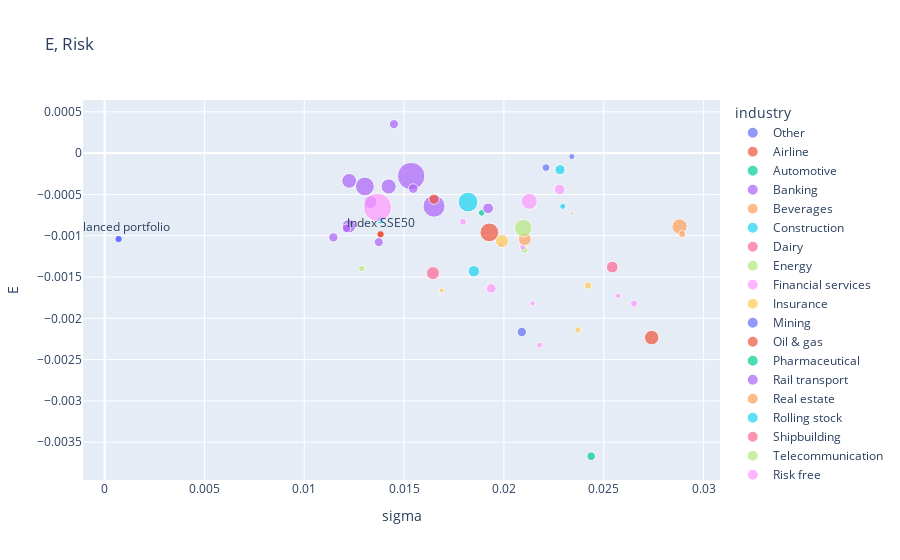

The cell this chart's notebook holds for it:
### Code cell
fig = px.scatter(stocks_stat, x="sigma", y="E", hover_data=["names"], color="industry",title="E, Risk", size="mean_vol")

E_balanced = stocks_stat['E'].mean()
sigma_balanced = abs(np.sqrt(np.cov(stocks_stat['mean_log_R'])))
vol_balanced = stocks_stat['mean_vol'].mean()

fig.add_trace(go.Scatter(
    x=[sigma_balanced],
    y=[E_balanced],
    mode="markers+text",
    #name="index",
    text='Balanced portfolio',
    textposition="top center"
))
fig.add_trace(go.Scatter(
    x=stocks_stat[stocks_stat.names == 'Index']['sigma'].values,
    y=stocks_stat[stocks_stat.names == 'Index']['E'].values,
    mode="markers+text",
    #name="index",
    text='Index SSE50',
    textposition="top center"
))
fig.show()
pio.write_html(fig, file='report/fig1.html', auto_open=True)

### Figure 1 — Plotly figure (JSON) as saved in the notebook; plotly's stock layout.template omitted (floating-point values rounded to 4 significant figures)
{"data": [{"customdata": [["Tsinghua Tongfang"]], "hovertemplate": "industry=Other<br>sigma=%{x}<br>E=%{y}<br>mean_vol=%{marker.size}<br>names=%{customdata[0]}<extra></extra>", "legendgroup": "Other", "marker": {"color": "#636efa", "size": [15910000.0], "sizemode": "area", "sizeref": 879100.0, "symbol": "circle"}, "mode": "markers", "name": "Other", "orientation": "v", "showlegend": true, "type": "scatter", "x": [0.0234], "xaxis": "x", "y": [-4.225e-05], "yaxis": "y"}, {"customdata": [["China Southern Airlines"]], "hovertemplate": "industry=Airline<br>sigma=%{x}<br>E=%{y}<br>mean_vol=%{marker.size}<br>names=%{customdata[0]}<extra></extra>", "legendgroup": "Airline", "marker": {"color": "#EF553B", "size": [92780000.0], "sizemode": "area", "sizeref": 879100.0, "symbol": "circle"}, "mode": "markers", "name": "Airline", "orientation": "v", "showlegend": true, "type": "scatter", "x": [0.0274], "xaxis": "x", "y": [-0.002233], "yaxis": "y"}, {"customdata": [["SAIC Motor"]], "hovertemplate": "industry=Automotive<br>sigma=%{x}<br>E=%{y}<br>mean_vol=%{marker.size}<br>names=%{customdata[0]}<extra></extra>", "legendgroup": "Automotive", "marker": {"color": "#00cc96", "size": [19810000.0], "sizemode": "area", "sizeref": 879100.0, "symbol": "circle"}, "mode": "markers", "name": "Automotive", "orientation": "v", "showlegend": true, "type": "scatter", "x": [0.01888], "xaxis": "x", "y": [-0.0007231], "yaxis": "y"}, {"customdata": [["Shanghai Pudong Development Bank"], ["China Minsheng Bank"], ["China Merchants Bank"], ["Bank of Jiangsu"], ["Industrial Bank"], ["Bank of Beijing"], ["Bank of Shanghai"], ["Agricultural Bank of China"], ["Bank of Communications"], ["Industrial and Commercial Bank of China"], ["China Everbright Bank"], ["Bank of China"]], "hovertemplate": "industry=Banking<br>sigma=%{x}<br>E=%{y}<br>mean_vol=%{marker.size}<br>names=%{customdata[0]}<extra></extra>", "legendgroup": "Banking", "marker": {"color": "#ab63fa", "size": [35870000.0, 80090000.0, 50530000.0, 32560000.0, 76390000.0, 37560000.0, 36950000.0, 331800000.0, 96920000.0, 214700000.0, 100700000.0, 156100000.0], "sizemode": "area", "sizeref": 879100.0, "symbol": "circle"}, "mode": "markers", "name": "Banking", "orientation": "v", "showlegend": true, "type": "scatter", "x": [0.01373, 0.01223, 0.01921, 0.01212, 0.01331, 0.01146, 0.01449, 0.01535, 0.01225, 0.0165, 0.01423, 0.01303], "xaxis": "x", "y": [-0.001078, -0.0008859, -0.0006678, -0.0009096, -0.0005917, -0.00102, 0.0003511, -0.0002774, -0.0003357, -0.0006426, -0.000404, -0.0004032], "yaxis": "y"}, {"customdata": [["Kweichow Moutai"]], "hovertemplate": "industry=Beverages<br>sigma=%{x}<br>E=%{y}<br>mean_vol=%{marker.size}<br>names=%{customdata[0]}<extra></extra>", "legendgroup": "Beverages", "marker": {"color": "#FFA15A", "size": [4445000.0], "sizemode": "area", "sizeref": 879100.0, "symbol": "circle"}, "mode": "markers", "name": "Beverages", "orientation": "v", "showlegend": true, "type": "scatter", "x": [0.02341], "xaxis": "x", "y": [-0.000729], "yaxis": "y"}, {"customdata": [["China Railway Construction "], ["China Railway [Engineering] "], ["China State Construction Engineering "], ["China Communications Construction "]], "hovertemplate": "industry=Construction<br>sigma=%{x}<br>E=%{y}<br>mean_vol=%{marker.size}<br>names=%{customdata[0]}<extra></extra>", "legendgroup": "Construction", "marker": {"color": "#19d3f3", "size": [44350000.0, 24200000.0, 172500000.0, 16610000.0], "sizemode": "area", "sizeref": 879100.0, "symbol": "circle"}, "mode": "markers", "name": "Construction", "orientation": "v", "showlegend": true, "type": "scatter", "x": [0.02281, 0.01381, 0.0182, 0.02295], "xaxis": "x", "y": [-0.0002003, -0.0008131, -0.0005924, -0.0006443], "yaxis": "y"}, {"customdata": [["Yili Group"]], "hovertemplate": "industry=Dairy<br>sigma=%{x}<br>E=%{y}<br>mean_vol=%{marker.size}<br>names=%{customdata[0]}<extra></extra>", "legendgroup": "Dairy", "marker": {"color": "#FF6692", "size": [60990000.0], "sizemode": "area", "sizeref": 879100.0, "symbol": "circle"}, "mode": "markers", "name": "Dairy", "orientation": "v", "showlegend": true, "type": "scatter", "x": [0.02542], "xaxis": "x", "y": [-0.00138], "yaxis": "y"}, {"customdata": [["China Shenhua Energy "], ["China National Nuclear Power "]], "hovertemplate": "industry=Energy<br>sigma=%{x}<br>E=%{y}<br>mean_vol=%{marker.size}<br>names=%{customdata[0]}<extra></extra>", "legendgroup": "Energy", "marker": {"color": "#B6E880", "size": [25890000.0, 19630000.0], "sizemode": "area", "sizeref": 879100.0, "symbol": "circle"}, "mode": "markers", "name": "Energy", "orientation": "v", "showlegend": true, "type": "scatter", "x": [0.02101, 0.01288], "xaxis": "x", "y": [-0.001165, -0.001397], "yaxis": "y"}, {"customdata": [["CITIC Securities"], ["Haitong Securities"], ["Orient Securities"], ["China Merchants Securities"], ["Dongxing Securities"], ["Guotai Junan Securities"], ["Huatai Securities"], ["Everbright Securities"], ["China Galaxy Securities"], ["Founder Securities"]], "hovertemplate": "industry=Financial services<br>sigma=%{x}<br>E=%{y}<br>mean_vol=%{marker.size}<br>names=%{customdata[0]}<extra></extra>", "legendgroup": "Financial services", "marker": {"color": "#FF97FF", "size": [112500000.0, 42100000.0, 15330000.0, 12850000.0, 13240000.0, 21160000.0, 49800000.0, 12810000.0, 23540000.0, 17420000.0], "sizemode": "area", "sizeref": 879100.0, "symbol": "circle"}, "mode": "markers", "name": "Financial services", "orientation": "v", "showlegend": true, "type": "scatter", "x": [0.02127, 0.01936, 0.02178, 0.01986, 0.02571, 0.01795, 0.02279, 0.02144, 0.02652, 0.02094], "xaxis": "x", "y": [-0.0005839, -0.001638, -0.002325, -0.001113, -0.001727, -0.0008304, -0.00044, -0.001819, -0.001822, -0.001136], "yaxis": "y"}, {"customdata": [["Ping An Insurance"], ["New China Life Insurance"], ["China Pacific Insurance"], ["China Life Insurance"]], "hovertemplate": "industry=Insurance<br>sigma=%{x}<br>E=%{y}<br>mean_vol=%{marker.size}<br>names=%{customdata[0]}<extra></extra>", "legendgroup": "Insurance", "marker": {"color": "#FECB52", "size": [74910000.0, 17120000.0, 24770000.0, 11290000.0], "sizemode": "area", "sizeref": 879100.0, "symbol": "circle"}, "mode": "markers", "name": "Insurance", "orientation": "v", "showlegend": true, "type": "scatter", "x": [0.0199, 0.0237, 0.02421, 0.01688], "xaxis": "x", "y": [-0.001065, -0.00214, -0.001604, -0.001663], "yaxis": "y"}, {"customdata": [["China Northern Rare Earth"], ["Shandong Gold Mining"]], "hovertemplate": "industry=Mining<br>sigma=%{x}<br>E=%{y}<br>mean_vol=%{marker.size}<br>names=%{customdata[0]}<extra></extra>", "legendgroup": "Mining", "marker": {"color": "#636efa", "size": [38640000.0, 26890000.0], "sizemode": "area", "sizeref": 879100.0, "symbol": "circle"}, "mode": "markers", "name": "Mining", "orientation": "v", "showlegend": true, "type": "scatter", "x": [0.0209, 0.02211], "xaxis": "x", "y": [-0.002165, -0.0001752], "yaxis": "y"}, {"customdata": [["Sinopec"], ["PetroChina"]], "hovertemplate": "industry=Oil & gas<br>sigma=%{x}<br>E=%{y}<br>mean_vol=%{marker.size}<br>names=%{customdata[0]}<extra></extra>", "legendgroup": "Oil & gas", "marker": {"color": "#EF553B", "size": [154900000.0, 48300000.0], "sizemode": "area", "sizeref": 879100.0, "symbol": "circle"}, "mode": "markers", "name": "Oil & gas", "orientation": "v", "showlegend": true, "type": "scatter", "x": [0.01927, 0.0165], "xaxis": "x", "y": [-0.0009596, -0.0005568], "yaxis": "y"}, {"customdata": [["Kangmei Pharmaceutical"]], "hovertemplate": "industry=Pharmaceutical<br>sigma=%{x}<br>E=%{y}<br>mean_vol=%{marker.size}<br>names=%{customdata[0]}<extra></extra>", "legendgroup": "Pharmaceutical", "marker": {"color": "#00cc96", "size": [32560000.0], "sizemode": "area", "sizeref": 879100.0, "symbol": "circle"}, "mode": "markers", "name": "Pharmaceutical", "orientation": "v", "showlegend": true, "type": "scatter", "x": [0.02437], "xaxis": "x", "y": [-0.003669], "yaxis": "y"}, {"customdata": [["Daqin Railway"]], "hovertemplate": "industry=Rail transport<br>sigma=%{x}<br>E=%{y}<br>mean_vol=%{marker.size}<br>names=%{customdata[0]}<extra></extra>", "legendgroup": "Rail transport", "marker": {"color": "#ab63fa", "size": [41070000.0], "sizemode": "area", "sizeref": 879100.0, "symbol": "circle"}, "mode": "markers", "name": "Rail transport", "orientation": "v", "showlegend": true, "type": "scatter", "x": [0.01546], "xaxis": "x", "y": [-0.0004288], "yaxis": "y"}, {"customdata": [["Poly Real Estate"], ["China Fortune Land Development"], ["Greenland Holdings"]], "hovertemplate": "industry=Real estate<br>sigma=%{x}<br>E=%{y}<br>mean_vol=%{marker.size}<br>names=%{customdata[0]}<extra></extra>", "legendgroup": "Real estate", "marker": {"color": "#FFA15A", "size": [104100000.0, 22550000.0, 72790000.0], "sizemode": "area", "sizeref": 879100.0, "symbol": "circle"}, "mode": "markers", "name": "Real estate", "orientation": "v", "showlegend": true, "type": "scatter", "x": [0.02879, 0.02893, 0.02105], "xaxis": "x", "y": [-0.000889, -0.0009798, -0.001041], "yaxis": "y"}, {"customdata": [["CRRC"]], "hovertemplate": "industry=Rolling stock<br>sigma=%{x}<br>E=%{y}<br>mean_vol=%{marker.size}<br>names=%{customdata[0]}<extra></extra>", "legendgroup": "Rolling stock", "marker": {"color": "#19d3f3", "size": [57120000.0], "sizemode": "area", "sizeref": 879100.0, "symbol": "circle"}, "mode": "markers", "name": "Rolling stock", "orientation": "v", "showlegend": true, "type": "scatter", "x": [0.01849], "xaxis": "x", "y": [-0.00143], "yaxis": "y"}, {"customdata": [["China Shipbuilding Industry"]], "hovertemplate": "industry=Shipbuilding<br>sigma=%{x}<br>E=%{y}<br>mean_vol=%{marker.size}<br>names=%{customdata[0]}<extra></extra>", "legendgroup": "Shipbuilding", "marker": {"color": "#FF6692", "size": [74850000.0], "sizemode": "area", "sizeref": 879100.0, "symbol": "circle"}, "mode": "markers", "name": "Shipbuilding", "orientation": "v", "showlegend": true, "type": "scatter", "x": [0.01644], "xaxis": "x", "y": [-0.001452], "yaxis": "y"}, {"customdata": [["China United Network Communications"]], "hovertemplate": "industry=Telecommunication<br>sigma=%{x}<br>E=%{y}<br>mean_vol=%{marker.size}<br>names=%{customdata[0]}<extra></extra>", "legendgroup": "Telecommunication", "marker": {"color": "#B6E880", "size": [137900000.0], "sizemode": "area", "sizeref": 879100.0, "symbol": "circle"}, "mode": "markers", "name": "Telecommunication", "orientation": "v", "showlegend": true, "type": "scatter", "x": [0.02096], "xaxis": "x", "y": [-0.0009077], "yaxis": "y"}, {"customdata": [["Bank of China Limited"]], "hovertemplate": "industry=Risk free<br>sigma=%{x}<br>E=%{y}<br>mean_vol=%{marker.size}<br>names=%{customdata[0]}<extra></extra>", "legendgroup": "Risk free", "marker": {"color": "#FF97FF", "size": [351700000.0], "sizemode": "area", "sizeref": 879100.0, "symbol": "circle"}, "mode": "markers", "name": "Risk free", "orientation": "v", "showlegend": true, "type": "scatter", "x": [0.01367], "xaxis": "x", "y": [-0.0006562], "yaxis": "y"}, {"customdata": [["Index"]], "hovertemplate": "industry=index<br>sigma=%{x}<br>E=%{y}<br>mean_vol=%{marker.size}<br>names=%{customdata[0]}<extra></extra>", "legendgroup": "index", "marker": {"color": "#FECB52", "size": [41400], "sizemode": "area", "sizeref": 879100.0, "symbol": "circle"}, "mode": "markers", "name": "index", "orientation": "v", "showlegend": true, "type": "scatter", "x": [0.01382], "xaxis": "x", "y": [-0.0009827], "yaxis": "y"}, {"mode": "markers+text", "text": "Balanced portfolio", "textposition": "top center", "type": "scatter", "x": [0.0007021], "y": [-0.001039]}, {"mode": "markers+text", "text": "Index SSE50", "textposition": "top center", "type": "scatter", "x": [0.01382], "y": [-0.0009827]}], "layout": {"legend": {"itemsizing": "constant", "title": {"text": "industry"}, "tracegroupgap": 0}, "title": {"text": "E, Risk"}, "xaxis": {"anchor": "y", "domain": [0, 1], "title": {"text": "sigma"}}, "yaxis": {"anchor": "x", "domain": [0, 1], "title": {"text": "E"}}}}
